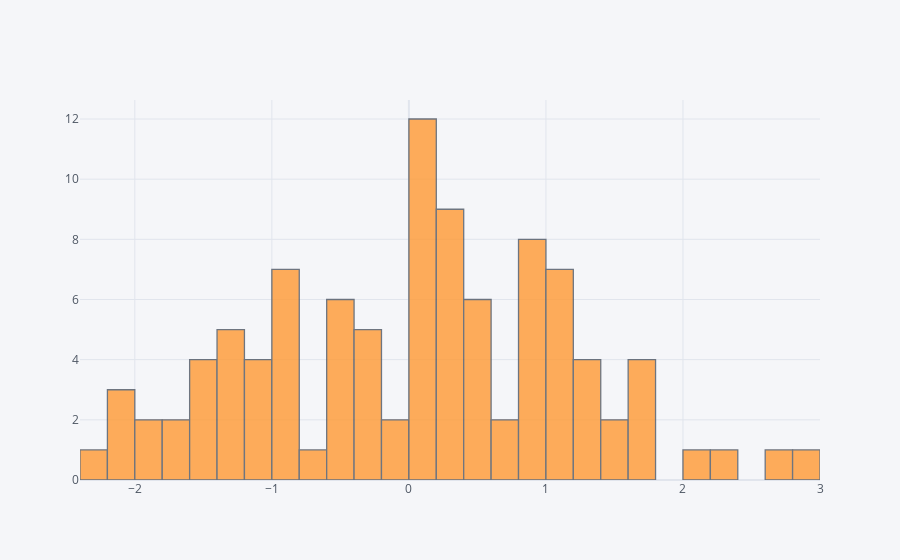

Notebook cell for this chart:
### Markdown cell above
#### Histograms

### Code cell
df1['A'].iplot(kind='hist',bins=50)

### Figure 1 — Plotly figure (JSON) as saved in the notebook; plotly's stock layout.template omitted (floating-point values rounded to 4 significant figures)
{"data": [{"histfunc": "count", "histnorm": "", "marker": {"color": "rgba(255, 153, 51, 1.0)", "line": {"color": "#4D5663", "width": 1.3}}, "name": "A", "nbinsx": 50, "opacity": 0.8, "orientation": "v", "type": "histogram", "x": [1.036, 1.088, -0.8238, -1.165, 0.06314, 0.284, 1.303, -0.533, 0.924, -0.3404, 0.4971, 0.12, 2.876, 0.9193, 0.395, 0.1398, -0.239, 1.763, 0.9423, 0.6968, -0.5414, -2.037, -0.2443, -0.6096, -0.8657, -1.329, 0.1246, 1.018, -1.183, -1.912, 1.59, 0.03626, -1.469, 0.2385, 0.9851, 0.2344, 1.622, 0.6092, 0.4317, -0.3498, 0.06308, -1.747, 0.9992, -0.4695, -1.517, -0.8325, -0.4969, -0.9613, 1.575, 0.1235, 1.196, 0.2622, -1.359, -1.389, -0.4192, 0.2162, 2.385, -1.312, 0.2613, 0.8613, -2.199, 0.5867, -0.4965, -0.06532, -1.874, -0.9223, -0.1391, -2.072, -0.3136, 1.272, 1.221, 0.4263, -1.328, -1.49, 0.3371, 1.161, -1.405, -1.676, -0.8471, 0.8467, 1.621, 0.9629, 0.08416, 2.052, 0.3989, 0.5284, 1.316, 0.07912, 0.5626, 0.1081, 0.05558, 1.653, 0.1961, -1.064, -2.336, 1.171, -1.118, -0.9878, 1.134, 2.753]}], "layout": {"barmode": "overlay", "legend": {"bgcolor": "#F5F6F9", "font": {"color": "#4D5663"}}, "paper_bgcolor": "#F5F6F9", "plot_bgcolor": "#F5F6F9", "title": {"font": {"color": "#4D5663"}}, "xaxis": {"gridcolor": "#E1E5ED", "showgrid": true, "tickfont": {"color": "#4D5663"}, "title": {"font": {"color": "#4D5663"}, "text": ""}, "zerolinecolor": "#E1E5ED"}, "yaxis": {"gridcolor": "#E1E5ED", "showgrid": true, "tickfont": {"color": "#4D5663"}, "title": {"font": {"color": "#4D5663"}, "text": ""}, "zerolinecolor": "#E1E5ED"}}}
